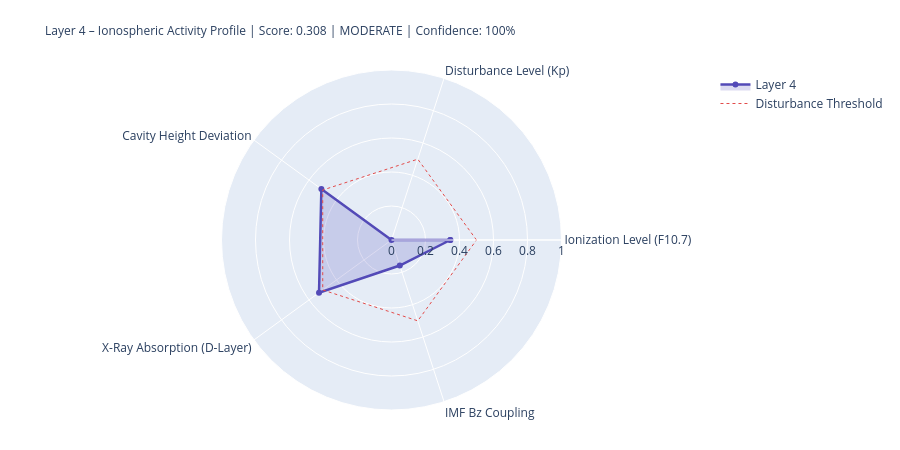

Source (notebook cell):
### Markdown cell above
---
## 4. State Assessment & Handoff to Layer 5

### Code cell
# ============================================================
# LAYER-4-SCORE
# ============================================================

COMPONENTS = {
    'Ionization Level (F10.7)':    {'score': ioniz,       'source': 'primary' if f107_now else 'from_layer0', 'dynamic': True},
    'Disturbance Level (Kp)':          {'score': disturb,     'source': 'primary' if kp_now   else 'from_layer0', 'dynamic': True},
    'Cavity Height Deviation':    {'score': h_dev,       'source': 'derived',                                'dynamic': True},
    'X-Ray Absorption (D-Layer)':{'score': xray_ioniz,  'source': 'primary' if xray_now else 'missing',     'dynamic': True},
    'IMF Bz Coupling':             {'score': bz_coupling, 'source': 'primary' if bz_now   else 'from_layer0', 'dynamic': True},
}

available    = {k: v['score'] for k, v in COMPONENTS.items() if v['score'] is not None}
unavailable  = [k for k, v in COMPONENTS.items() if v['score'] is None]
layer4_score = round(sum(available.values()) / len(available), 4) if available else None
confidence   = round(len(available) / len(COMPONENTS), 2)
level = ('unknown' if layer4_score is None
         else 'quiet'   if layer4_score < 0.3
         else 'moderate' if layer4_score < 0.6
         else 'active')
dominant_l4 = max(available, key=available.get) if available else 'none'

# Resonance delta for Schumann SR-1
sr1_ref = schumann_freq(1, 80.0)
sr1_now = schumann_freq(1, h_eff)
sr1_delta_mhz = (sr1_now - sr1_ref) * 1000

# Propagation conditions
prop_cond = ('disturbed'   if kp_val > 4
             else 'unsettled' if kp_val > 2
             else 'normal')
if xray_class in ['X', 'M']:
    prop_cond = 'Radio-Blackout moeglich'

W = 68
print('=' * W)
print('LAYER 4 – IONOSPHERE – STATE ASSESSMENT')
print('=' * W)
for name, comp in COMPONENTS.items():
    s = comp['score']
    if s is not None:
        bar = '█' * int(s * 20) + '░' * (20 - int(s * 20))
        print(f'  {name:<36} {bar}  {s:.3f}  [{comp["source"]}]')
    else:
        print(f'  {name:<36} {"─" * 20}  n/a   [missing]')
print('-' * W)
print(f'  Score:          {layer4_score:.3f}  ({len(available)}/{len(COMPONENTS)} components)')
print(f'  Confidence:     {confidence:.0%}')
print(f'  Level:          {level.upper()}')
print(f'  Dominant:       {dominant_l4}')
print(f'  Cavity height:  {h_eff:.1f} km  (Ref: 80.0 km)')
print(f'  SR-1:           {sr1_now:.3f} Hz  (Δ {sr1_delta_mhz:+.1f} mHz vs. ref)')
print(f'  Propagation:    {prop_cond}')
print(f'  X-Ray:          {xray_class}-class  ({xray_now:.2e} W/m²)' if xray_now else '  X-Ray:          n/a')
print('=' * W)

# Radar
cats   = list(available.keys())
vals_r = list(available.values())
if len(cats) >= 3:
    fig = go.Figure()
    fig.add_trace(go.Scatterpolar(
        r=vals_r + [vals_r[0]], theta=cats + [cats[0]],
        fill='toself', fillcolor='rgba(83,74,183,0.20)',
        line=dict(color='#534AB7', width=2.5), name='Layer 4'
    ))
    fig.add_trace(go.Scatterpolar(
        r=[0.5] * (len(cats)+1), theta=cats + [cats[0]],
        line=dict(color='#E24B4A', dash='dot', width=1),
        mode='lines', name='Disturbance Threshold'
    ))
    fig.update_layout(
        title=dict(
            text=f'Layer 4 – Ionospheric Activity Profile | Score: {layer4_score:.3f} | {level.upper()} | Confidence: {confidence:.0%}',
            font=dict(size=12)
        ),
        polar=dict(radialaxis=dict(visible=True, range=[0, 1])),
        height=450, showlegend=True,
        margin=dict(l=80, r=80, t=70, b=40)
    )
    fig.show()

### Figure 1 — Plotly figure (JSON) as saved in the notebook; plotly's stock layout.template omitted (floating-point values rounded to 4 significant figures)
{"data": [{"fill": "toself", "fillcolor": "rgba(83,74,183,0.20)", "line": {"color": "#534AB7", "width": 2.5}, "name": "Layer 4", "r": [0.346, 0.0, 0.51, 0.527, 0.158, 0.346], "theta": ["Ionization Level (F10.7)", "Disturbance Level (Kp)", "Cavity Height Deviation", "X-Ray Absorption (D-Layer)", "IMF Bz Coupling", "Ionization Level (F10.7)"], "type": "scatterpolar"}, {"line": {"color": "#E24B4A", "dash": "dot", "width": 1}, "mode": "lines", "name": "Disturbance Threshold", "r": [0.5, 0.5, 0.5, 0.5, 0.5, 0.5], "theta": ["Ionization Level (F10.7)", "Disturbance Level (Kp)", "Cavity Height Deviation", "X-Ray Absorption (D-Layer)", "IMF Bz Coupling", "Ionization Level (F10.7)"], "type": "scatterpolar"}], "layout": {"height": 450, "margin": {"b": 40, "l": 80, "r": 80, "t": 70}, "polar": {"radialaxis": {"range": [0, 1], "visible": true}}, "showlegend": true, "title": {"font": {"size": 12}, "text": "Layer 4 – Ionospheric Activity Profile | Score: 0.308 | MODERATE | Confidence: 100%"}}}
